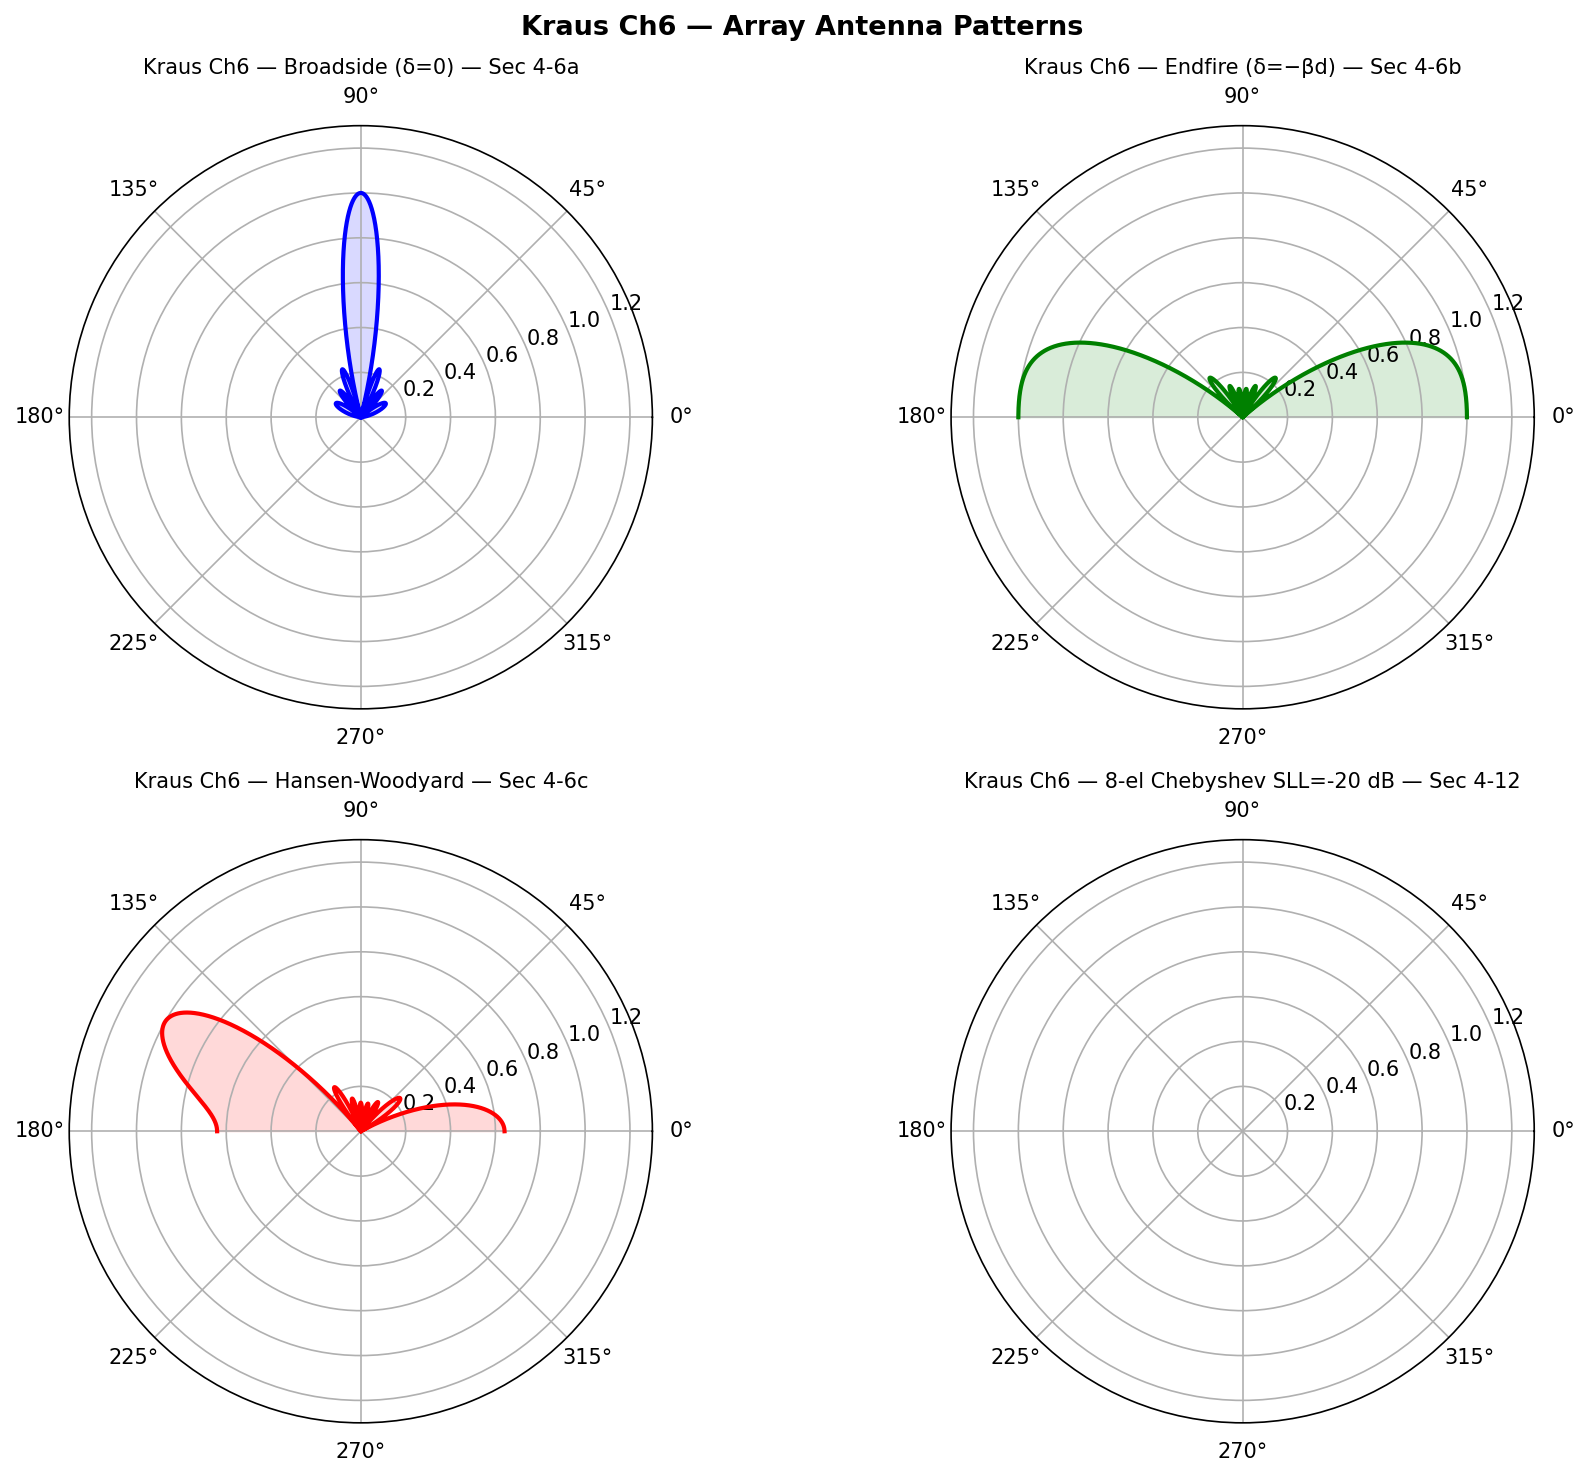

Source code (Python):
"""
Kraus 'Antennas' 2nd Edition — Chapter 6: Array Antennas
========================================================
Key topics:
- Sec 4-6a: Broadside array (δ=0, max at θ=90°)
- Sec 4-6b: Ordinary endfire (δ=−βd, max at θ=0°)
- Sec 4-6c: Hansen-Woodyard endfire (extra phase, ~3 dB more directivity)
- Sec 4-12: 8-element Dolph-Chebyshev array, SLL=−20 dB (using T7 polynomial)
- Sec 4-17: Rectangular-area broadside array (Nx×Ny elements, d=λ/2)
"""

import numpy as np
import matplotlib.pyplot as plt

lam = 1.0;  beta = 2*np.pi/lam;  theta = np.linspace(0, np.pi, 10801)

def af_linear(n, d, delta):
    psi = beta*d*np.cos(theta) + delta
    with np.errstate(divide='ignore', invalid='ignore'):
        af = np.abs(np.sin(n*psi/2)/np.sin(psi/2))
    return np.where(np.isfinite(af), af, n) / n

# Broadside, Endfire, Hansen-Woodyard
AF1 = af_linear(8, 0.5, 0.0)
AF2 = af_linear(8, 0.5, -beta*0.5)
AF3 = af_linear(8, 0.5, -beta*0.5 - np.pi/(2*8*0.5))

# 8-element Dolph-Chebyshev (SLL=-20 dB) using T7 synthesis
R = 10**(20/20);  x0 = np.cosh(np.arccosh(R)/7)
xn = np.cos(np.pi*(2*np.arange(8)+1)/(2*8)) / x0
a = np.abs(64*xn**7 - 112*xn**5 + 56*xn**3 - 7*xn)
a = a/np.max(a)
af4 = np.zeros(len(theta), dtype=complex)
for k in range(8):
    af4 += a[k]*np.exp(1j*k*(beta*0.5))
af4 = np.abs(af4)/np.max(af4)

fig, axes = plt.subplots(2, 2, subplot_kw={'projection':'polar'}, figsize=(12,10))

data = [
    (AF1, 'Broadside (δ=0) — Sec 4-6a', 'blue'),
    (AF2, 'Endfire (δ=−βd) — Sec 4-6b',  'green'),
    (AF3, 'Hansen-Woodyard — Sec 4-6c',  'red'),
    (af4, '8-el Chebyshev SLL=-20 dB — Sec 4-12', 'purple'),
]
titles = [
    'Broadside — max at 90°',
    'Endfire — max at 0°',
    'Hansen-Woodyard (~3 dB more D)',
    'Dolph-Chebyshev (equal sidelobes)',
]
for ax, (af, name, col), title_str in zip(axes.flat, data, titles):
    ax.plot(theta, af, color=col, lw=2)
    ax.fill(theta, af, alpha=0.15, color=col)
    ax.set_ylim(0, 1.3)
    ax.set_title(f'Kraus Ch6 — {name}', fontsize=10)
plt.suptitle("Kraus Ch6 — Array Antenna Patterns", fontsize=13, fontweight='bold')
plt.tight_layout()
out = "/home/ubuntu/.openclaw/workspace/textbooks/kraus/code/kraus_ch6_arrays.png"
plt.savefig(out, dpi=150, bbox_inches='tight')
plt.close()
print(f"✓ Saved: {out}")

# Rectangular array (Nx=4, Ny=4)
def af_rectangular(Nx, Ny, dx, dy, theta_arr, phi_arr):
    # AF(θ,φ) = AF_x(θ,φ) × AF_y(θ,φ) using pattern multiplication
    psi_x = beta*dx*np.sin(theta_arr)*np.cos(phi_arr)
    psi_y = beta*dy*np.sin(theta_arr)*np.sin(phi_arr)
    with np.errstate(divide='ignore', invalid='ignore'):
        AFx = np.abs(np.sin(Nx*psi_x/2)/np.sin(psi_x/2))
        AFy = np.abs(np.sin(Ny*psi_y/2)/np.sin(psi_y/2))
    AFx = np.where(np.isfinite(AFx), AFx, Nx)
    AFy = np.where(np.isfinite(AFy), AFy, Ny)
    return (AFx/Nx) * (AFy/Ny)

print("\n--- Sec 4-17: Rectangular array (Nx=4, Ny=4, d=λ/2) ---")
# Simple 2D pattern cut at phi=0 (E-plane)
phi0 = np.zeros_like(theta_arr := theta)
AF_rect = af_rectangular(4, 4, 0.5, 0.5, theta, phi0)
print(f"  4×4 array directivity (approx) D ≈ {4*4*1.64:.0f} (isotropic units)")
print(f"  D_dBi ≈ {10*np.log10(4*4*1.64+1e-12):.1f} dBi")

print("\n✓ Chapter 6 code complete.")
